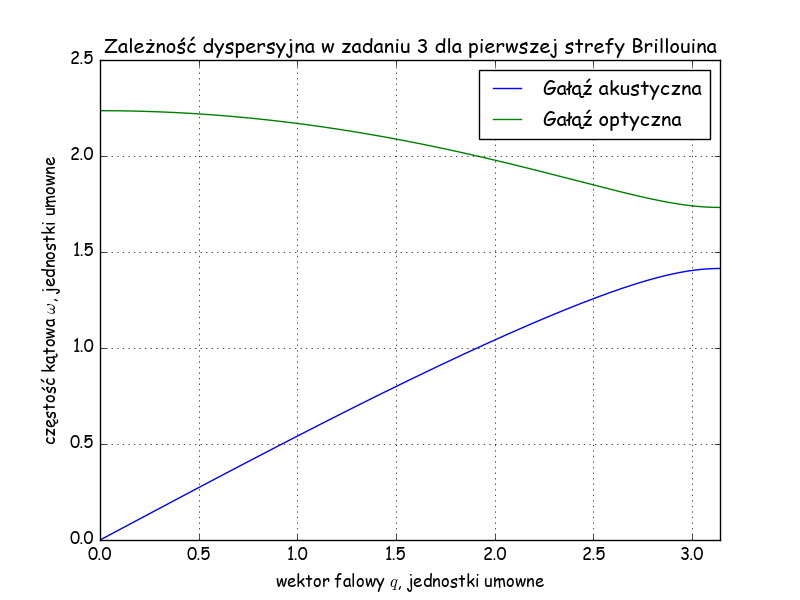

Write the Python code that produced this figure.
 # -*- coding: utf-8 -*-
 # ^ polskie znaki
import numpy as np
import matplotlib.pyplot as plt
import matplotlib
matplotlib.rc('font', family='Comic Sans MS') #some men just want to watch the world cooooomiiiic saaaaaanssssss
m1, m2 = 2, 3
a=1
k=3


#http://www.wolframalpha.com/input/?i=%282k%2Fm1-w%5E2%29*%282k%2Fm2-w%5E2%29-2*k%5E2%2Fm1%2Fm2*%281%2Bcos%28k*a%29%29%3D0
q=np.linspace(0,np.pi/a,1000000)
plt.xlim(0, np.pi/a)
w1 = np.sqrt((k*(m1+m2)-k*np.sqrt(m1**2+m2**2+2*m1*m2*np.cos(a*q)))/m1/m2)
w2 = np.sqrt((k*(m1+m2)+k*np.sqrt(m1**2+m2**2+2*m1*m2*np.cos(a*q)))/m1/m2)
plt.plot(q,w1, label="Gałąź akustyczna")
plt.plot(q,w2, label="Gałąź optyczna")
plt.xlabel(u'wektor falowy $q$, jednostki umowne')
plt.ylabel(u'częstość kątowa $\omega$, jednostki umowne')
plt.title("Zależność dyspersyjna w zadaniu 3 dla pierwszej strefy Brillouina")
plt.legend()
plt.grid()
plt.savefig("z3.png")
plt.show()
